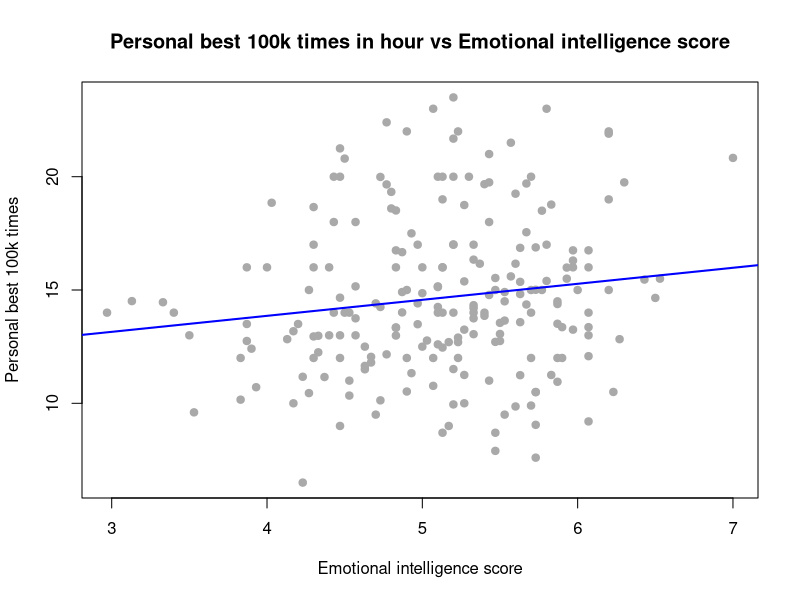

Here is the R script that generated this plot:
#question1
library(dplyr)

ultra <- read.csv(here::here("data","ultrarunning.csv"))

ultra_clean <- ultra %>% 
  select(pb100k_dec, teique_sf) %>% 
  filter(!is.na(pb100k_dec), !is.na(teique_sf))

ultra_clean <- ultra_clean %>% 
  mutate(intercept = 1)

head(ultra_clean)

#scatterplot
plot(ultra_clean$teique_sf, ultra_clean$pb100k_dec,
     pch = 19, col = "darkgray",
     main = "Personal best 100k times in hour vs Emotional intelligence score",
     xlab = "Emotional intelligence score",
     ylab = "Personal best 100k times")
abline(lm(pb100k_dec ~ teique_sf, 
          data = ultra_clean), col = "blue", lwd = 2)

#matrix
Y <- as.matrix(ultra_clean$pb100k_dec)
X <- as.matrix(ultra_clean[, c("intercept", "teique_sf")])

#caculate beta
Beta <- solve(t(X) %*% X) %*% t(X) %*% Y
Beta

#question2
lm_obj <- lm(pb100k_dec ~ teique_sf, data = ultra_clean)
sum_lm <- summary(lm_obj)
sum_lm

beta_df <- setNames(as.numeric(Beta), c("intercept","teique_sf"))
beta_df
coef(lm_obj)
all.equal(unname(beta_df), unname(coef(lm_obj)))

nm <- names(lm_obj)
nm
length(nm)

lm_obj$coefficients

coef(lm_obj)[["teique_sf"]]
lm_obj$coefficients["teique_sf"]
lm_obj$coefficients[2]

Fitted <- lm_obj$fitted.values
head(Fitted, 5)

all.equal(Fitted, predict(lm_obj))
head(predict(lm_obj), 5)

yhat_auto   <- Fitted[1]
yhat_manual <- 11.03 + 0.71 * 5.73
c (yhat_manual, yhat_auto)

